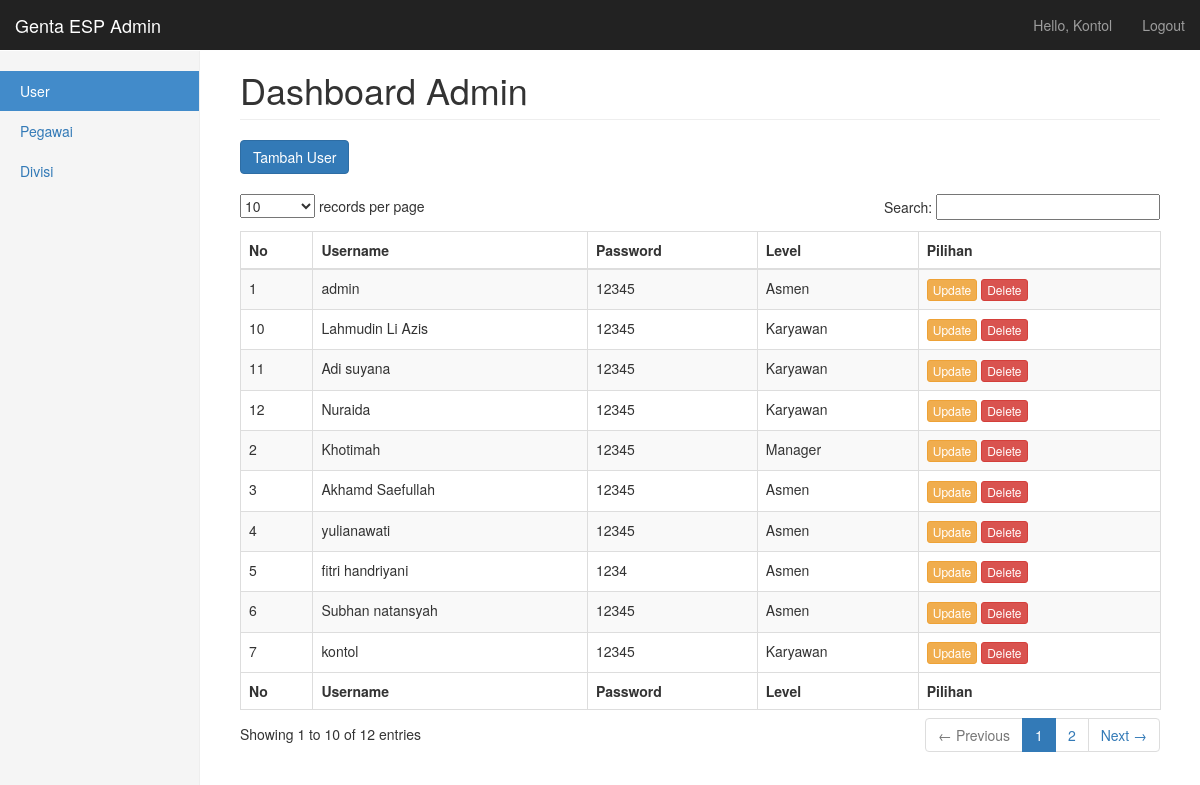
The page /user/user.php (signed in) on the database its author committed.
### tables this page shows
CREATE TABLE `user` (
  `id_user` int(11) NOT NULL,
  `user` varchar(50) NOT NULL,
  `pass` varchar(100) NOT NULL,
  `level` enum('asmen','karyawan','manager') NOT NULL,
  `last_login` datetime DEFAULT NULL
);

### user/user.php (the view, shortened to what this page needs)
<?php
	include 'koneksi.php';
?>
<!DOCTYPE html>
<html lang="en">
  <head>
    <link href="css/bootstrap.min.css" rel="stylesheet">
    <link href="css/dashboard.css" rel="stylesheet">
    <link href="css/dataTables.bootstrap.css" rel="stylesheet" type="text/css" />
	<link href="css/dataTables.tableTools.min.css" rel="stylesheet" type="text/css" />
  </head>
  <body>
    <nav class="navbar navbar-inverse navbar-fixed-top">
      <div class="container-fluid">
        <div class="navbar-header">
          <a class="navbar-brand" href="#">Genta ESP Admin</a>
        </div>
        <div id="navbar" class="navbar-collapse collapse">
          <ul class="nav navbar-nav navbar-right">
            <li><a href="#"><?php echo "Hello, ".ucwords($_SESSION['user']);?></a></li>
            <li><a href="logout.php">Logout</a></li>
          </ul>
        </div>
      </div>
    </nav>
    <div class="container-fluid">
      <div class="row">
        <div class="col-sm-3 col-md-2 sidebar">
          <ul class="nav nav-sidebar">
            <li class="active"><a href="#">User <span class="sr-only">(current)</span></a></li>
            <li><a href="pegawai.php">Pegawai</a></li>
            <li><a href="divisi.php">Divisi</a></li>
            </ul>
        </div>
        <div class="col-sm-9 col-sm-offset-3 col-md-10 col-md-offset-2 main">
          <h1 class="page-header">Dashboard Admin</h1>
		  <div>
			<a type="button" class="btn btn-primary" href="tambah_user.php">Tambah User</a>
		  </div>
		  <br>
		  <div>
			<table id="example1" class="table table-bordered table-striped dataTable" aria-describedby="example1_info">
                    <thead>
                      <tr role="row">
						<th>No</th>
						<th>Username</th>
						<th>Password</th>
						<th>Level</th>
						<th>Pilihan</th>
					  </tr>
                    </thead>
                    <tfoot>
					  <tr role="row">
						<th>No</th>
						<th>Username</th>
						<th>Password</th>
						<th>Level</th>
						<th>Pilihan</th>
					  </tr>
					</tfoot>
                  <tbody role="alert" aria-live="polite" aria-relevant="all">
					<?php
						$result = $mysqli->query("SELECT * FROM user");
						if($result->num_rows > 0){
							$no = 1;
							while($row = $result->fetch_assoc()) {
					?>
					<tr class="odd">
                        <td class=" "><?php echo $no++; ?></td>
                        <td class=" "><?php echo $row['user']; ?></td>
                        <td class=" "><?php echo $row['pass']; ?></td>
                        <td class=" "><?php echo ucfirst($row['level']); ?></td>
                        <td class=" ">
							<a type="button" class="btn btn-warning btn-xs" href="update_user.php?id=<?php echo $row['id_user'];?>">Update</a>
							<a type="button" class="btn btn-danger btn-xs" href="delete_user.php?id=<?php echo $row['id_user'];?>" onClick="return confirm('Menghapus data user <?php echo $row['user'];?> ?');">Delete</a>
						</td>
                    </tr>
					<?php
							}
						}
					?>
				  </tbody></table>
		  </div>
         </div>
        </div>
      </div>
  </body>
</html>

### css/dashboard.css (style rules this page uses)
body { padding-top: 50px; }
.navbar-fixed-top { border: 0; }
.sidebar { display: none; }
@media (min-width: 768px) { .sidebar { position: fixed; top: 51px; bottom: 0; left: 0; z-index: 1000; display: block; padding: 20px; overflow-x: hidden; overflow-y: auto; background-color: #f5f5f5; border-right: 1px solid #eee; } }
.nav-sidebar { margin-right: -21px; margin-bottom: 20px; margin-left: -20px; }
.nav-sidebar > li > a { padding-right: 20px; padding-left: 20px; }
.nav-sidebar > .active > a, .nav-sidebar > .active > a:hover, .nav-sidebar > .active > a:focus { color: #fff; background-color: #428bca; }
.main { padding: 20px; }
@media (min-width: 768px) { .main { padding-right: 40px; padding-left: 40px; } }
.main .page-header { margin-top: 0; }

### rows shown on the page
user: user "admin", pass "12345", level "Asmen"
user: user "Khotimah", pass "12345", level "Manager"
user: user "Akhamd Saefullah", pass "12345", level "Asmen"
user: user "yulianawati", pass "12345", level "Asmen"
user: user "fitri handriyani", pass "1234", level "Asmen"
user: user "Subhan natansyah", pass "12345", level "Asmen"
user: user "kontol", pass "12345", level "Karyawan"
user: user "Lahmudin Li Azis", pass "12345", level "Karyawan"
user: user "Adi suyana", pass "12345", level "Karyawan"
user: user "Nuraida", pass "12345", level "Karyawan"

### other values the page prints
$_SESSION['user'] "Kontol"
